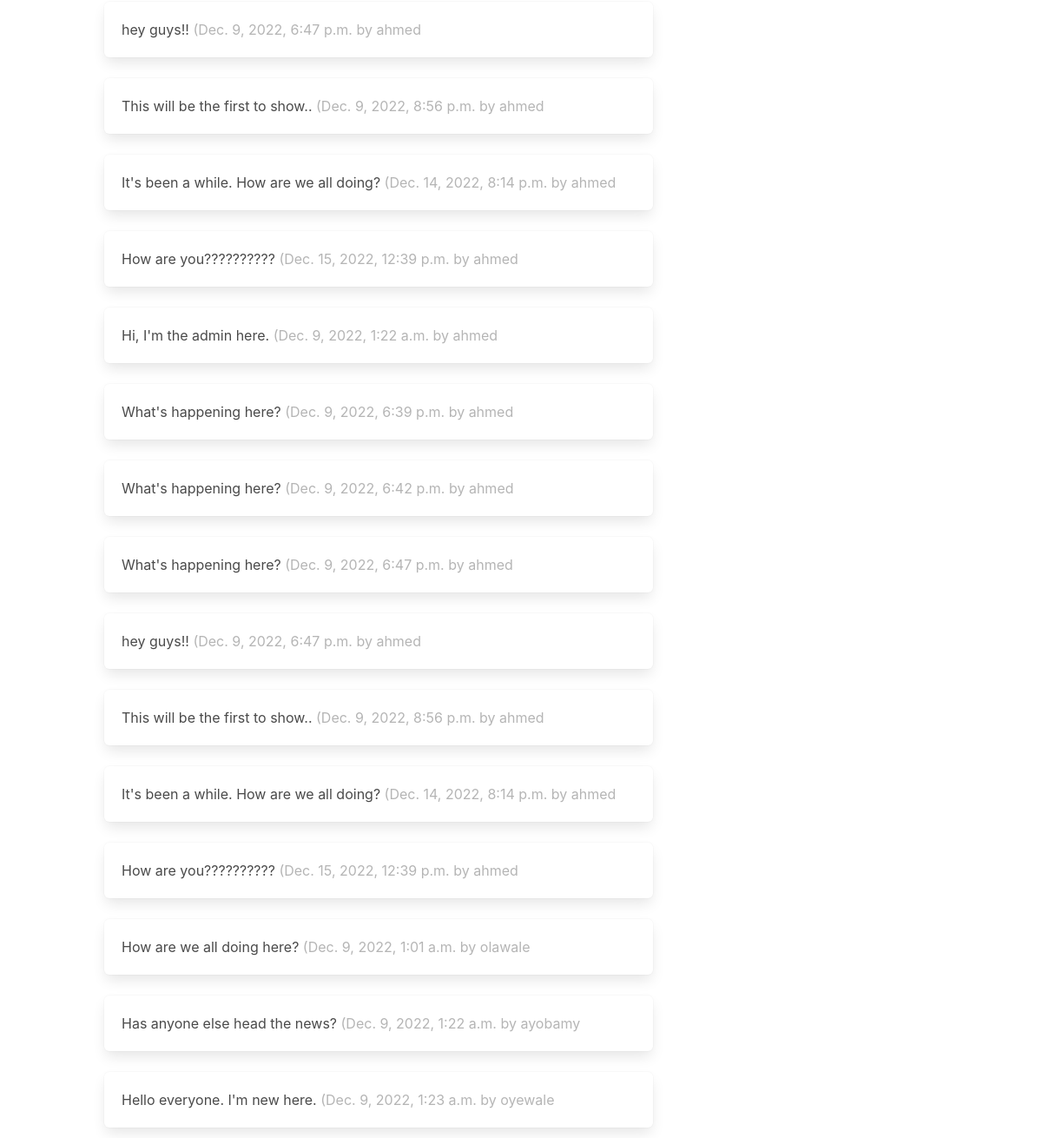
Before: /dashboard/ (signed in, lower part) with the older database file.
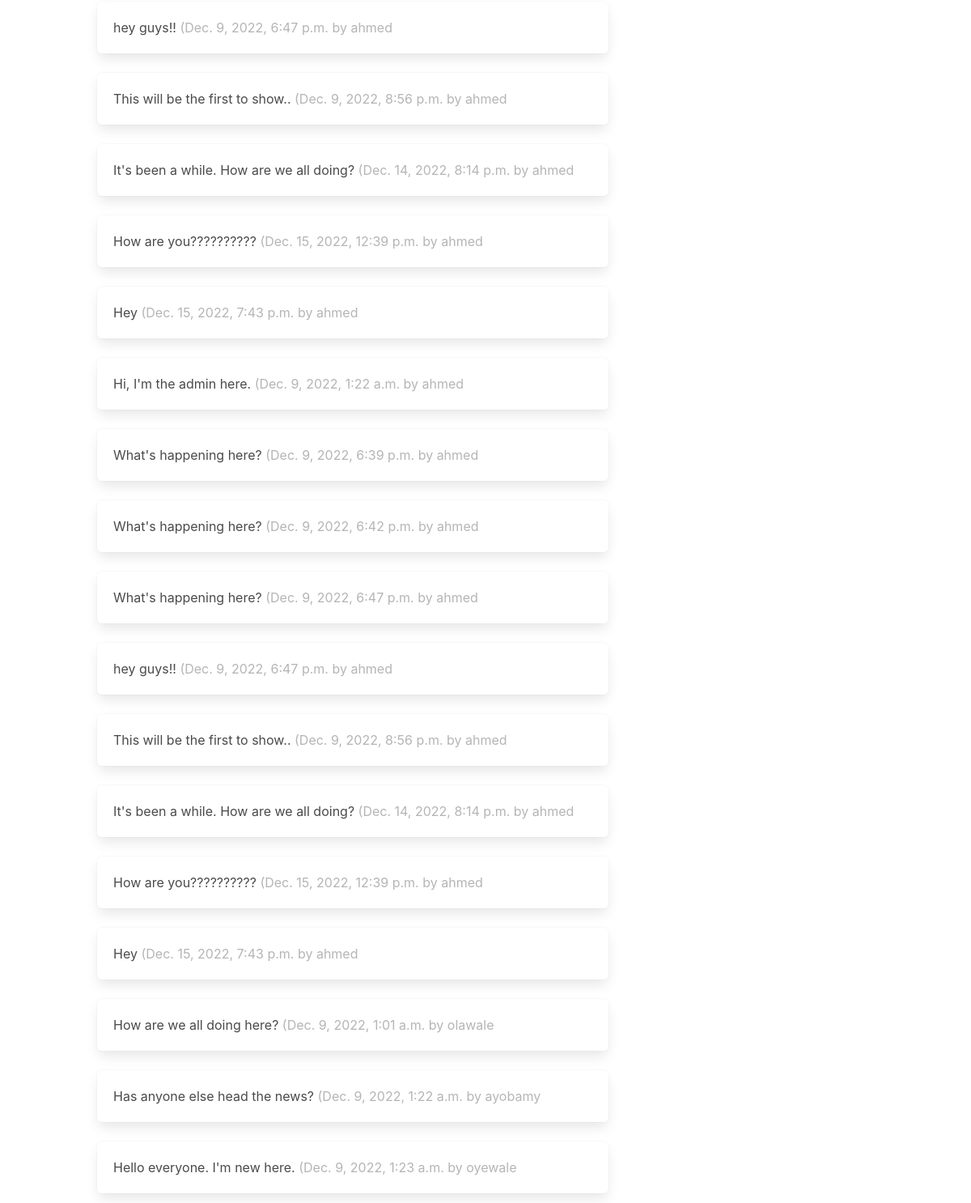
After: the same page with the newer database file.
### commulator/models.py (models this page shows, shortened)
class Post(models.Model):
    user = models.ForeignKey(
        User, related_name="posts", on_delete=models.DO_NOTHING
    )
    body = models.CharField(max_length=140)
    created_at = models.DateTimeField(auto_now_add=True)

### commulator/views.py (the view, shortened to what this page needs)
# urls.py: path("dashboard/", dashboard, name="dashboard"),
def dashboard(request):
    form = PostForm(request.POST or None)
    followed_posts = Post.objects.filter(
        user__profile__in=request.user.profile.follows.all()
    ).order_by("created_at")
    return render(request, "commulator/dashboard.html", {"form": form, "posts": followed_posts},)

### templates/commulator/dashboard.html (shortened to what this page needs)
{% extends 'base.html' %}
    {% block body %}
    <div class="container">
        <div class="columns">
            {% block content %}
            <div class="column">
                {% for post in posts %}
                <div class="box">
                    {{post.body}}
                    <span class="is-small has-text-grey-light">
                        ({{ post.created_at }} by {{ post.user.username }}
                    </span>
                </div>
                {% endfor %}
                {% for followed in user.profile.follows.all %}
                    {% for post in followed.user.posts.all %}
                        <div class="box">
                            {{post.body}}
                            <span class="is-small has-text-grey-light">
                                ({{ post.created_at }} by {{ post.user.username }}
                            </span>
                        </div>
                    {% endfor %}
                {% endfor %}
            </div>
            <div class="column is-one-third">
            </div>
            {% endblock content %}
        </div>
    </div>
    {% endblock body %}

### templates/base.html (shortened to what this page needs)
{% load static %}
<!DOCTYPE html>
<html lang="en">
<head>
    <link rel="stylesheet" href="https://cdn.jsdelivr.net/npm/bulma@0.9.4/css/bulma.min.css">
    <link rel="stylesheet" href="https://cdnjs.cloudflare.com/ajax/libs/font-awesome/5.15.3/css/all.min.css">
</head>
<body>
    {% block body %}{% endblock body %}
</body>
</html>

Changed rows visible on the page:
added Post: body "Hey", created_at "Dec. 15, 2022, 7:43 p.m.", user.username "ahmed"
